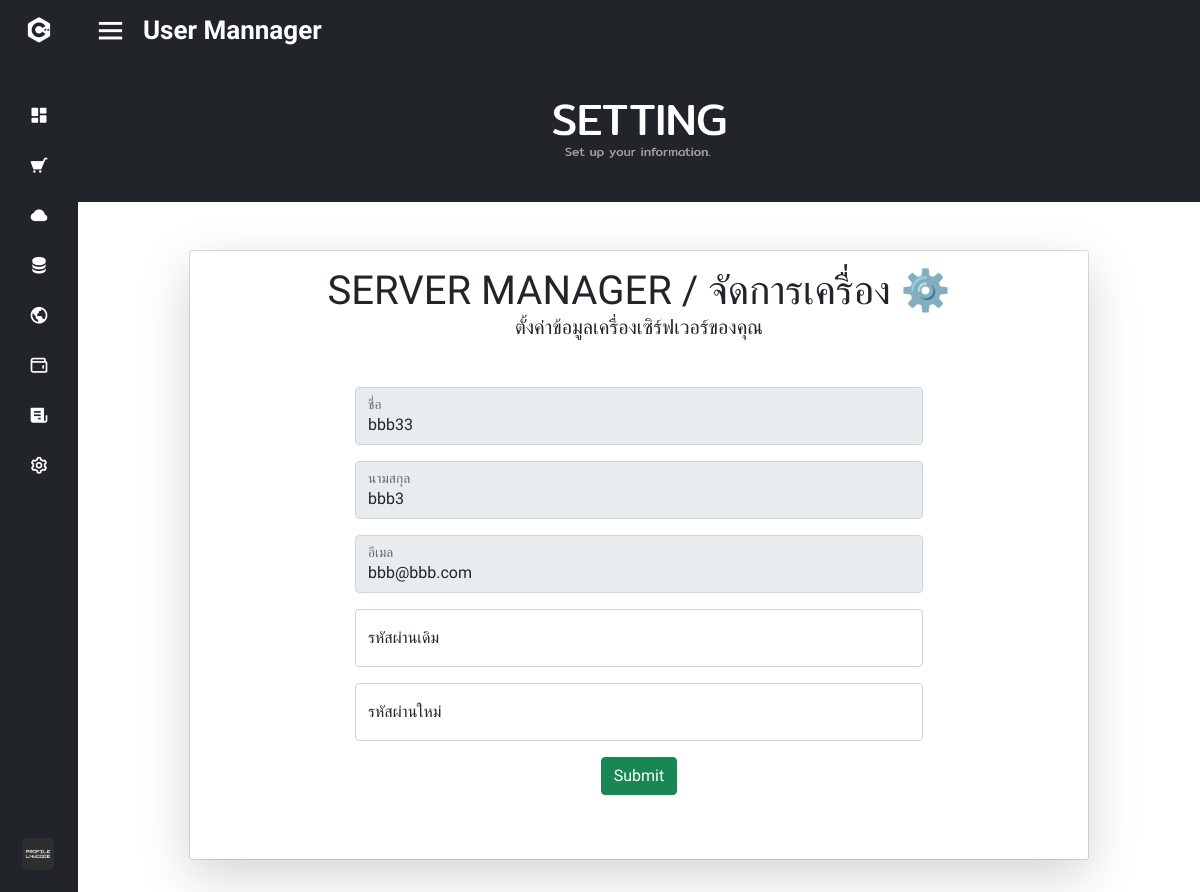
Screenshot of /gg/user_manager.php (signed in) with the database file from the repository.
### tables this page shows
CREATE TABLE IF NOT EXISTS `users` (
  `id` int(10) NOT NULL AUTO_INCREMENT,
  `firstname` varchar(255) NOT NULL,
  `lastname` varchar(255) NOT NULL,
  `email` varchar(255) NOT NULL,
  `password` varchar(255) NOT NULL,
  `urole` varchar(50) NOT NULL,
  `created_at` timestamp NOT NULL DEFAULT current_timestamp(),
  `amount` decimal(20,2) NOT NULL DEFAULT 0.00,
  PRIMARY KEY (`id`) USING BTREE,
  KEY `FK_users_role` (`urole`),
  CONSTRAINT `FK_users_role` FOREIGN KEY (`urole`) REFERENCES `role` (`rolename`) ON DELETE NO ACTION ON UPDATE NO ACTION
);

### gg/user_manager.php (the view, shortened to what this page needs)
<?php
    require_once 'config/db.php';
?>
<!DOCTYPE html>
<html lang="en" dir="ltr">
  <head>
    <link rel="stylesheet" href="stylet.css">
    <link href='https://unpkg.com/boxicons@2.0.7/css/boxicons.min.css' rel='stylesheet'>
    <link rel="stylesheet" href="https://cdn.jsdelivr.net/npm/bootstrap-icons@1.8.1/font/bootstrap-icons.css">
    <link rel="stylesheet" href="myProjects/webProject/icofont/css/icofont.min.css">
    <link rel="stylesheet" href="https://cdnjs.cloudflare.com/ajax/libs/font-awesome/4.7.0/css/font-awesome.min.css">
    <link href="https://cdn.jsdelivr.net/npm/bootstrap@5.1.3/dist/css/bootstrap.min.css" rel="stylesheet">
   </head>
<body>
  <?php
    if (isset($_SESSION['user_login'])) {
        $user_id = $_SESSION['user_login'];
        $stmt = $conn->query("SELECT * FROM users WHERE id = $user_id");
        $stmt->execute();
        $row = $stmt->fetch(PDO::FETCH_ASSOC);
    }
  ?>
<div class="sidebar close">
    <div class="logo-details">
      <i class='bx bxl-c-plus-plus'></i>
    </div>
    <ul class="nav-links">
      <li>
        <a href="user.php">
          <i class='bx bxs-dashboard'></i>
        </a>
      </li>
      <li>
        <div class="iocn-link">
          <a href="#">
            <i class='bx bxs-cart bx-flip-horizontal' ></i>
          </a>
        </div>
      </li>
      <li>
        <a href="Clouds_server.php">
          <i class='bx bxs-cloud'></i>
        </a>
      </li>
      <li>
        <a href="Hosting.php">
          <i class='bx bxs-data' ></i>
        </a>
      </li>
      <li>
        <a href="Domain.php">
          <i class='bx bx-world' ></i>
        </a>
      </li>
      <li>
        <a href="topup.php">
          <i class='bx bx-wallet'></i>
        </a>
      </li>
      <li>
        <a href="receipt.php">
          <i class='bx bxs-receipt'></i>
        </a>
      </li>
      <li>
        <div class="iocn-link">
          <a href="#">
            <i class='bx bx-cog' ></i>
          </a>
        </div>
      </li>
      <li>
    <div class="profile-details">
      <div class="profile-content">
        <img src="image/profile.jpg" alt="profileImg">
      </div>
    </div>
  </li>
</ul>
  </div>
  <section class="home-section">
    <div class="home-content">
      <i class='bx bx-menu' style='color:#ffffff'  ></i>
      <span class="text" style='color:#ffffff' >User Mannager</span>
    </div>
    <div id="carouselExampleSlidesOnly" class="carousel slide" data-bs-ride="carousel">
      <div class="carousel-inner">
        <div class="carousel-item active">
          <img src="image/setting.png" class="d-block w-100" alt="...">
        </div>
      </div>
    </div>
  <div class="p-4">
  </div>
  <center><div class="container">
    <div class="card" style="width: 900px;">
      <div class="card-body shadow-lg">
        <h1 class="text-uppercase text-center mb-3">SERVER MANAGER / จัดการเครื่อง ⚙️<p class="fs-5">ตั้งค่าข้อมูลเครื่องเซิร์ฟเวอร์ของคุณ </p></h1>
        <div class="m-5" style="width: 600px;">
          <form action="" method="post" enctype="multipart/form-data">
            <div class="form-floating m-3">
              <input type="text" class="form-control" id="floatingInputValue" placeholder="name@example.com" value="<?php echo $row['firstname']?>" disabled>
              <label for="floatingInputValue">ชื่อ</label>
            </div>
            <div class="form-floating m-3">
              <input type="text" class="form-control" id="floatingInputValue" placeholder="name@example.com" value="<?php echo $row['lastname']?>" disabled>
              <label for="floatingInputValue">นามสกุล</label>
            </div>
            <div class="form-floating m-3">
              <input type="text" class="form-control" id="floatingInputValue" placeholder="name@example.com" value="<?php echo $row['email']?>" disabled>
              <label for="floatingInputValue">อีเมล</label>
            </div>
            <div class="form-floating m-3">
              <input type="text" class="form-control" id="floatingInput" name="oldPassword" placeholder="text">
              <label for="floatingInput">รหัสผ่านเดิม</label>
            </div>
            <div class="form-floating m-3">
              <input type="text" class="form-control" id="floatingInput" name="newPassword" placeholder="text">
              <label for="floatingInput">รหัสผ่านใหม่</label>
            </div>
            <button type="submit" id="submit" name="submit" class="btn btn-success">Submit</button>
          </form>
        </div>
      </div>
    </div>
  </div></center>
  <div class="p-3">
  </div>
</section>
</body>
</html>

### gg/stylet.css (style rules this page uses)
* { margin: 0; padding: 0; box-sizing: border-box; font-family: 'Mitr', sans-serif; }
.sidebar { position: fixed; top: 0; left: 0; height: 100%; width: 260px; background: #212529; z-index: 100; transition: all 0.5s ease; }
.sidebar.close { width: 78px; }
.sidebar .logo-details { height: 60px; width: 100%; display: flex; align-items: center; }
.sidebar .logo-details i { font-size: 30px; color: #fff; height: 50px; min-width: 78px; text-align: center; line-height: 50px; }
.sidebar .nav-links { height: 100%; padding: 30px 0 150px 0; overflow: auto; }
.sidebar.close .nav-links { overflow: visible; }
.sidebar .nav-links li { position: relative; list-style: none; transition: all 0.4s ease; }
.sidebar .nav-links li .iocn-link { display: flex; align-items: center; justify-content: space-between; }
.sidebar.close .nav-links li .iocn-link { display: block }
.sidebar .nav-links li i { height: 50px; min-width: 78px; text-align: center; line-height: 50px; color: #fff; font-size: 20px; cursor: pointer; transition: all 0.3s ease; }
.sidebar .nav-links li a { display: flex; align-items: center; text-decoration: none; }
.sidebar .profile-details { position: fixed; bottom: 0; width: 260px; display: flex; align-items: center; justify-content: space-between; background: #212529; padding: 12px 0; transition: all 0.5s ease; }
.sidebar.close .profile-details { background: none; }
.sidebar.close .profile-details { width: 78px; }
.sidebar .profile-details .profile-content { display: flex; align-items: center; }
.sidebar .profile-details img { height: 52px; width: 52px; object-fit: cover; border-radius: 16px; margin: 0 14px 0 12px; background: #212529; transition: all 0.5s ease; }
.sidebar.close .profile-details img { padding: 10px; }
.home-section { position: relative; background: #fff; height: 100vh; left: 260px; width: calc(100% - 260px); transition: all 0.5s ease; }
.sidebar.close ~ .home-section { left: 78px; width: calc(100% - 78px); }
.home-section .home-content { height: 60px; display: flex; align-items: center; }
.home-section .home-content .bx-menu, .home-section .home-content .text { color: #11101d; font-size: 35px; }
.home-section .home-content .bx-menu { margin: 0 15px; cursor: pointer; }
.home-section .home-content .text { font-size: 26px; font-weight: 600; }
.home-content { background: #212529; }

### rows the page displays
users: firstname "bbb33", lastname "bbb3", email "bbb@bbb.com"
